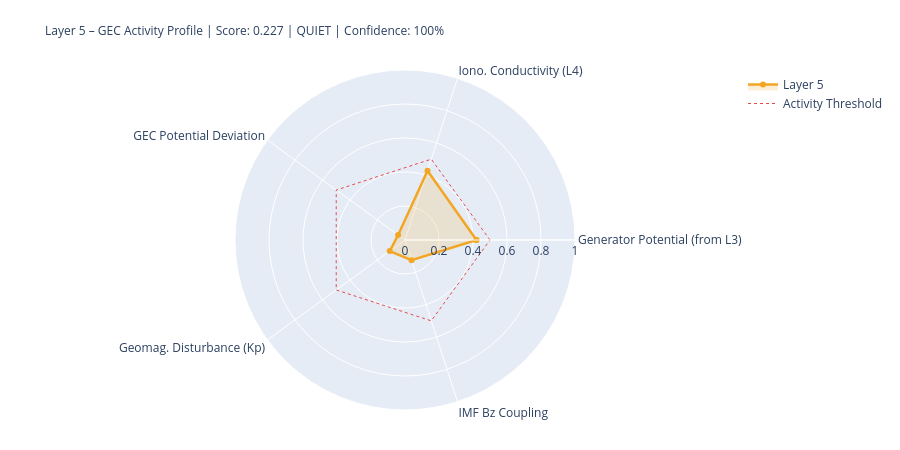

Write notebook code for a chart like this one.
### Markdown cell above
---
## 5. State Assessment & Handoff to Layer 6

### Code cell
# ============================================================
# LAYER-5-SCORE
# ============================================================

# Components
# 1) Generator activity (Layer-3-driven)
gen_score = norm(generator_strength, 0.3, 2.0)
gen_src   = 'from_layer3' if l3_thunder_score is not None else 'estimated'

# 2) Ionospheric conductivity (Layer-4-driven)
iono_score = norm(iono_cond_factor, 0.7, 1.4)
iono_src   = 'from_layer4' if l4_ioniz is not None else 'estimated'

# 3) GEC potential deviation from reference
pot_score = norm(abs(delta_V_pct), 0, 30)  # 0 = at reference, 1 = 30% deviation
pot_src   = 'derived'

# 4) Geomagnetic disturbance (Kp) – modulates vertical currents
kp_score = norm(kp_val, 0, 9)
kp_src   = 'primary' if kp_now is not None else 'from_layer4'

# 5) IMF Bz coupling (southward = stronger M-I coupling → GEC influence)
bz_score = norm(-(bz_now or 0), -5, 30) if bz_now is not None else None
bz_src   = 'primary' if bz_now is not None else 'missing'

COMPONENTS = {
    'Generator Potential (from L3)':  {'score': gen_score,   'source': 'derived_from_layer3', 'dynamic': True},
    'Iono. Conductivity (L4)':      {'score': iono_score,  'source': iono_src, 'dynamic': True},
    'GEC Potential Deviation':      {'score': pot_score,   'source': pot_src,  'dynamic': True},
    'Geomag. Disturbance (Kp)':         {'score': kp_score,    'source': kp_src,   'dynamic': True},
    'IMF Bz Coupling':               {'score': bz_score,    'source': bz_src,   'dynamic': True},
}

available   = {k: v['score'] for k, v in COMPONENTS.items() if v['score'] is not None}
unavailable = [k for k, v in COMPONENTS.items() if v['score'] is None]
layer5_score = round(sum(available.values()) / len(available), 4) if available else None
confidence   = round(len(available) / len(COMPONENTS), 2)
level = ('unknown' if layer5_score is None
         else 'quiet'   if layer5_score < 0.3
         else 'moderate' if layer5_score < 0.6
         else 'active')
dominant_l5 = max(available, key=available.get) if available else 'none'

# Kp consistency: separate 1-min raw value from score value
kp_1m_raw   = kp_now          # directly from API (can be 0.0 during live measurement)
kp_for_score = kp_val          # from Layer-0 context or estimated value if needed
kp_score_src = kp_src

W = 68
print('=' * W)
print('LAYER 5 – GLOBAL ELECTRIC CIRCUIT – STATE ASSESSMENT')
print('=' * W)
for name, comp in COMPONENTS.items():
    s = comp['score']
    if s is not None:
        bar = '█' * int(s*20) + '░' * (20-int(s*20))
        print(f'  {name:<34} {bar}  {s:.3f}  [{comp["source"]}]')
    else:
        print(f'  {name:<34} {"─"*20}  n/a   [missing]')
print('-' * W)
print(f'  Score:         {layer5_score:.3f}  ({len(available)}/{len(COMPONENTS)} components)')
print(f'  Confidence:    {confidence:.0%}')
print(f'  Level:         {level.upper()}')
print(f'  Dominant:      {dominant_l5}')
print(f'  V_iono:        {V_iono_mod:.1f} kV  (Δ {delta_V_pct:+.1f}% vs. Ref)')
print(f'  I_total:       {I_total_mod:.1f} A   (Δ {delta_I_pct:+.1f}% vs. Ref)')
print('=' * W)

# Radar
cats   = list(available.keys())
vals_r = list(available.values())
if len(cats) >= 3:
    fig = go.Figure()
    fig.add_trace(go.Scatterpolar(
        r=vals_r + [vals_r[0]], theta=cats + [cats[0]],
        fill='toself', fillcolor='rgba(242,166,35,0.18)',
        line=dict(color='#F2A623', width=2.5), name='Layer 5'
    ))
    fig.add_trace(go.Scatterpolar(
        r=[0.5]*(len(cats)+1), theta=cats+[cats[0]],
        line=dict(color='#E24B4A', dash='dot', width=1),
        mode='lines', name='Activity Threshold'
    ))
    fig.update_layout(
        title=dict(
            text=f'Layer 5 – GEC Activity Profile | Score: {layer5_score:.3f} | {level.upper()} | Confidence: {confidence:.0%}',
            font=dict(size=12)
        ),
        polar=dict(radialaxis=dict(visible=True, range=[0,1])),
        height=450, showlegend=True,
        margin=dict(l=80, r=80, t=70, b=40)
    )
    fig.show()

### Figure 1 — Plotly figure (JSON) as saved in the notebook; plotly's stock layout.template omitted (floating-point values rounded to 4 significant figures)
{"data": [{"fill": "toself", "fillcolor": "rgba(242,166,35,0.18)", "line": {"color": "#F2A623", "width": 2.5}, "name": "Layer 5", "r": [0.4206, 0.4287, 0.05, 0.1111, 0.1246, 0.4206], "theta": ["Generator Potential (from L3)", "Iono. Conductivity (L4)", "GEC Potential Deviation", "Geomag. Disturbance (Kp)", "IMF Bz Coupling", "Generator Potential (from L3)"], "type": "scatterpolar"}, {"line": {"color": "#E24B4A", "dash": "dot", "width": 1}, "mode": "lines", "name": "Activity Threshold", "r": [0.5, 0.5, 0.5, 0.5, 0.5, 0.5], "theta": ["Generator Potential (from L3)", "Iono. Conductivity (L4)", "GEC Potential Deviation", "Geomag. Disturbance (Kp)", "IMF Bz Coupling", "Generator Potential (from L3)"], "type": "scatterpolar"}], "layout": {"height": 450, "margin": {"b": 40, "l": 80, "r": 80, "t": 70}, "polar": {"radialaxis": {"range": [0, 1], "visible": true}}, "showlegend": true, "title": {"font": {"size": 12}, "text": "Layer 5 – GEC Activity Profile | Score: 0.227 | QUIET | Confidence: 100%"}}}
